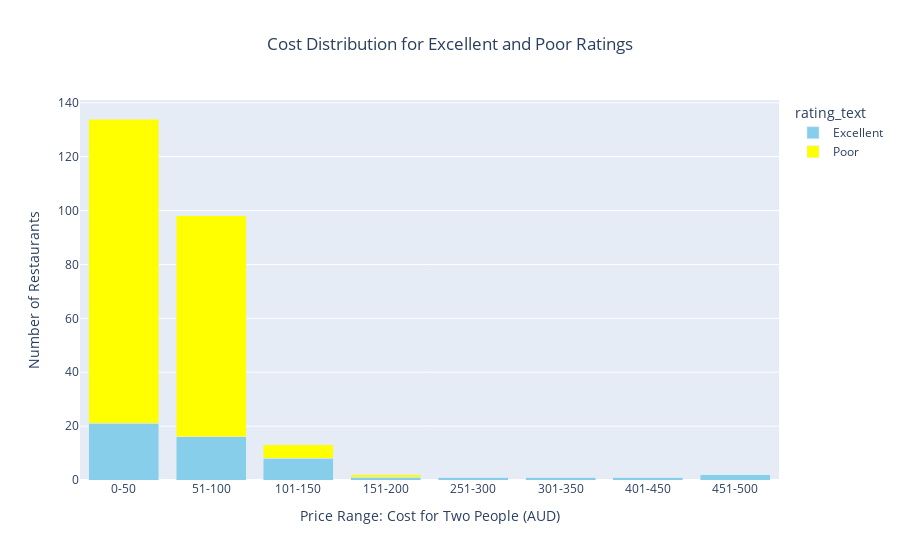

Here is the notebook cell this chart was saved with:
### Markdown cell above
#### Cost Distribution for "Excellent" and "Poor" Ratings only.

### Code cell
import plotly.express as px
import pandas as pd

# Filtering rows where 'rating_text' is either 'Excellent' or 'Poor'
zomato_data_filtered = zomato_data.dropna(subset=['cost', 'rating_text']).copy()
zomato_data_filtered = zomato_data_filtered[zomato_data_filtered['rating_text'].isin(['Excellent', 'Poor'])]

# Creating bins for cost categories to make it easier to visualize
bins = [0, 50, 100, 150, 200, 250, 300, 350, 400, 450, 500]
labels = ['0-50', '51-100', '101-150', '151-200', '201-250', '251-300', '301-350', '351-400', '401-450', '451-500']

# Assigning new 'cost_category' column
zomato_data_filtered['cost_category'] = pd.cut(zomato_data_filtered['cost'], bins=bins, labels=labels)

# Creating the crosstab for the stacked bar chart
crosstab_data = pd.crosstab(zomato_data_filtered['cost_category'], zomato_data_filtered['rating_text']).reset_index()

# Melting the data to long format for plotly
crosstab_melted = pd.melt(crosstab_data, id_vars='cost_category', value_vars=['Excellent', 'Poor'], 
                          var_name='rating_text', value_name='count')

# Define custom colors for 'Excellent' and 'Poor'
custom_colors = ['skyblue', 'yellow']

# Plotting with Plotly
fig = px.bar(crosstab_melted, 
             x='cost_category', 
             y='count', 
             color='rating_text', 
             title='Cost Distribution for Excellent and Poor Ratings',
             labels={'cost_category': 'Price Range: Cost for Two People (AUD)', 'count': 'Number of Restaurants'},
             color_discrete_sequence=custom_colors)

# Adjusting layout for better readability
fig.update_layout(barmode='stack',
                  xaxis_title="Price Range: Cost for Two People (AUD)", 
                  yaxis_title="Number of Restaurants",
                  title_x=0.5)

fig.show()

### Figure 1 — Plotly figure (JSON) as saved in the notebook; plotly's stock layout.template omitted (floating-point values rounded to 4 significant figures)
{"data": [{"alignmentgroup": "True", "hovertemplate": "rating_text=Excellent<br>Price Range: Cost for Two People (AUD)=%{x}<br>Number of Restaurants=%{y}<extra></extra>", "legendgroup": "Excellent", "marker": {"color": "skyblue", "pattern": {"shape": ""}}, "name": "Excellent", "offsetgroup": "Excellent", "orientation": "v", "showlegend": true, "textposition": "auto", "type": "bar", "x": ["0-50", "51-100", "101-150", "151-200", "251-300", "301-350", "401-450", "451-500"], "xaxis": "x", "y": [21, 16, 8, 1, 1, 1, 1, 2], "yaxis": "y"}, {"alignmentgroup": "True", "hovertemplate": "rating_text=Poor<br>Price Range: Cost for Two People (AUD)=%{x}<br>Number of Restaurants=%{y}<extra></extra>", "legendgroup": "Poor", "marker": {"color": "yellow", "pattern": {"shape": ""}}, "name": "Poor", "offsetgroup": "Poor", "orientation": "v", "showlegend": true, "textposition": "auto", "type": "bar", "x": ["0-50", "51-100", "101-150", "151-200", "251-300", "301-350", "401-450", "451-500"], "xaxis": "x", "y": [113, 82, 5, 1, 0, 0, 0, 0], "yaxis": "y"}], "layout": {"barmode": "stack", "legend": {"title": {"text": "rating_text"}, "tracegroupgap": 0}, "title": {"text": "Cost Distribution for Excellent and Poor Ratings", "x": 0.5}, "xaxis": {"anchor": "y", "domain": [0, 1], "title": {"text": "Price Range: Cost for Two People (AUD)"}}, "yaxis": {"anchor": "x", "domain": [0, 1], "title": {"text": "Number of Restaurants"}}}}
